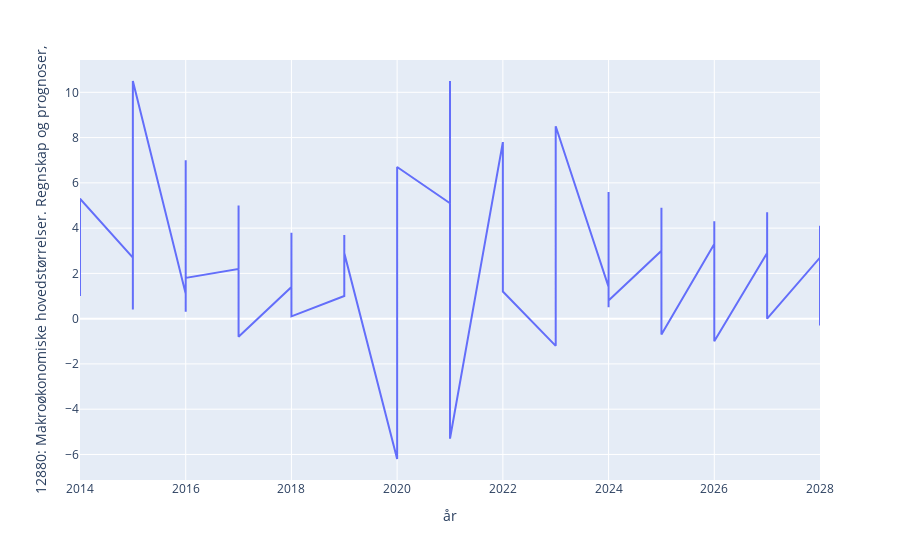

Here is the notebook cell this chart was saved with:
### Markdown cell above
Merk at her er input den opprinnelige df, som er 'long'. Det blir ikke bra, uten gruppering.

### Code cell
fig.show()

### Figure 1 — Plotly figure (JSON) as saved in the notebook; plotly's stock layout.template omitted (floating-point values rounded to 4 significant figures; data arrays with more than 128 entries replaced by an {"elided": "..."} marker saying what was removed)
{"data": [{"hovertemplate": "år=%{x}<br>12880: Makroøkonomiske hovedstørrelser. Regnskap og prognoser,=%{y}<extra></extra>", "legendgroup": "", "line": {"color": "#636efa", "dash": "solid"}, "marker": {"symbol": "circle"}, "mode": "lines", "name": "", "orientation": "v", "showlegend": false, "type": "scatter", "x": {"elided": "165 int values"}, "xaxis": "x", "y": {"elided": "165 float values"}, "yaxis": "y"}], "layout": {"legend": {"tracegroupgap": 0}, "margin": {"t": 60}, "xaxis": {"anchor": "y", "domain": [0, 1], "title": {"text": "år"}}, "yaxis": {"anchor": "x", "domain": [0, 1], "title": {"text": "12880: Makroøkonomiske hovedstørrelser. Regnskap og prognoser,"}}}}
